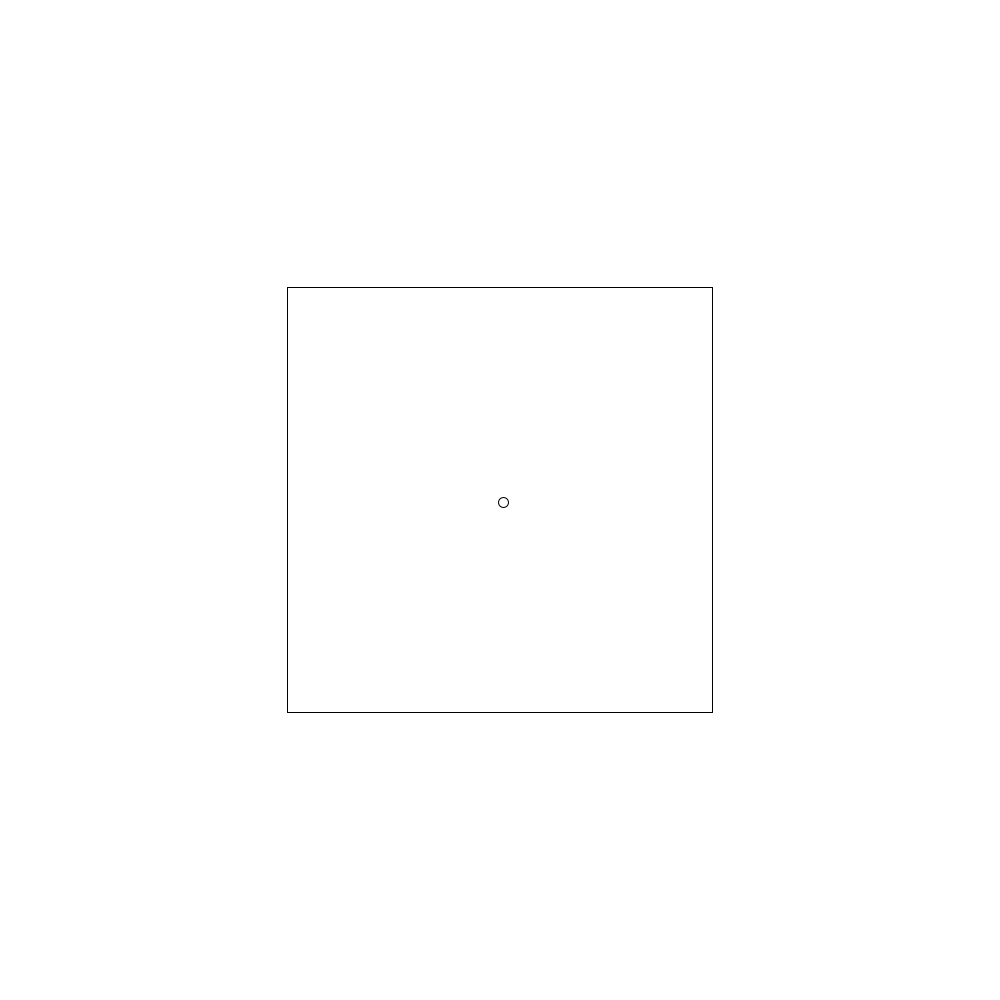
Frame 1 (no input)
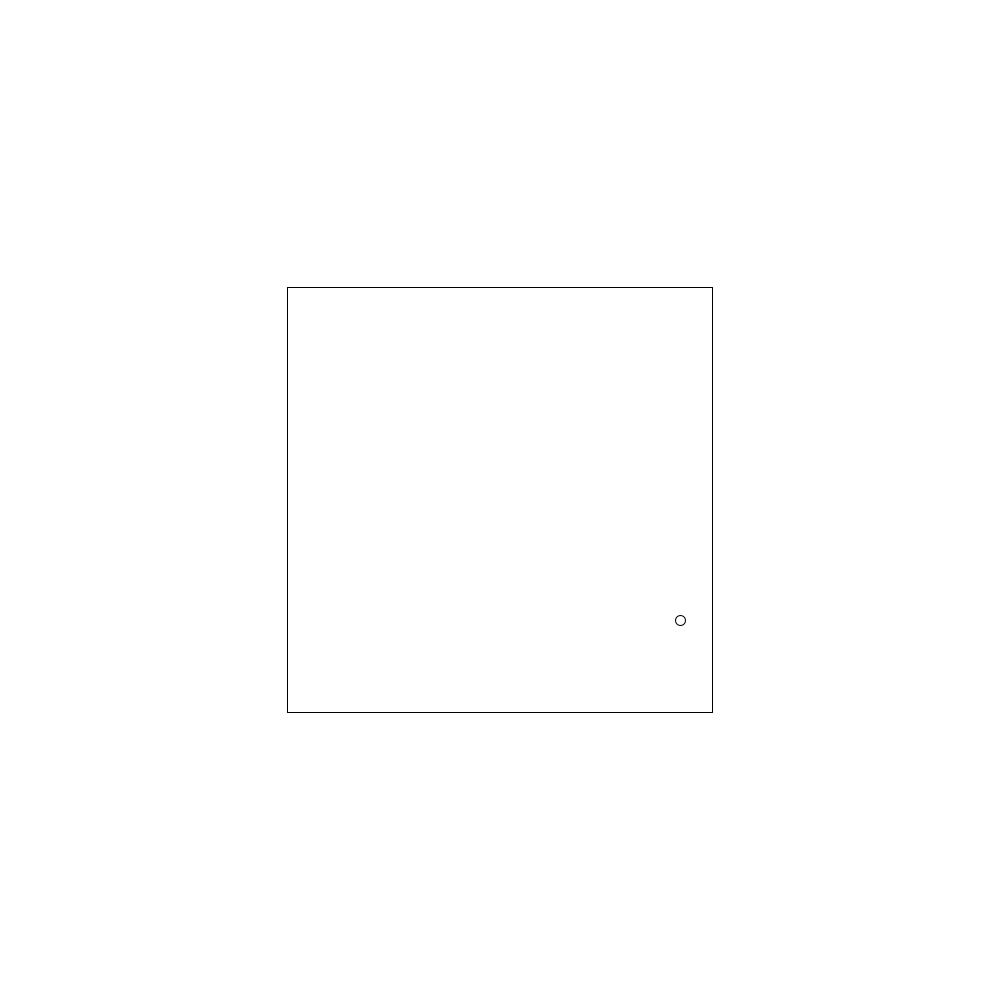
Frame 60 (the mouse pressed at the canvas centre just before this capture)
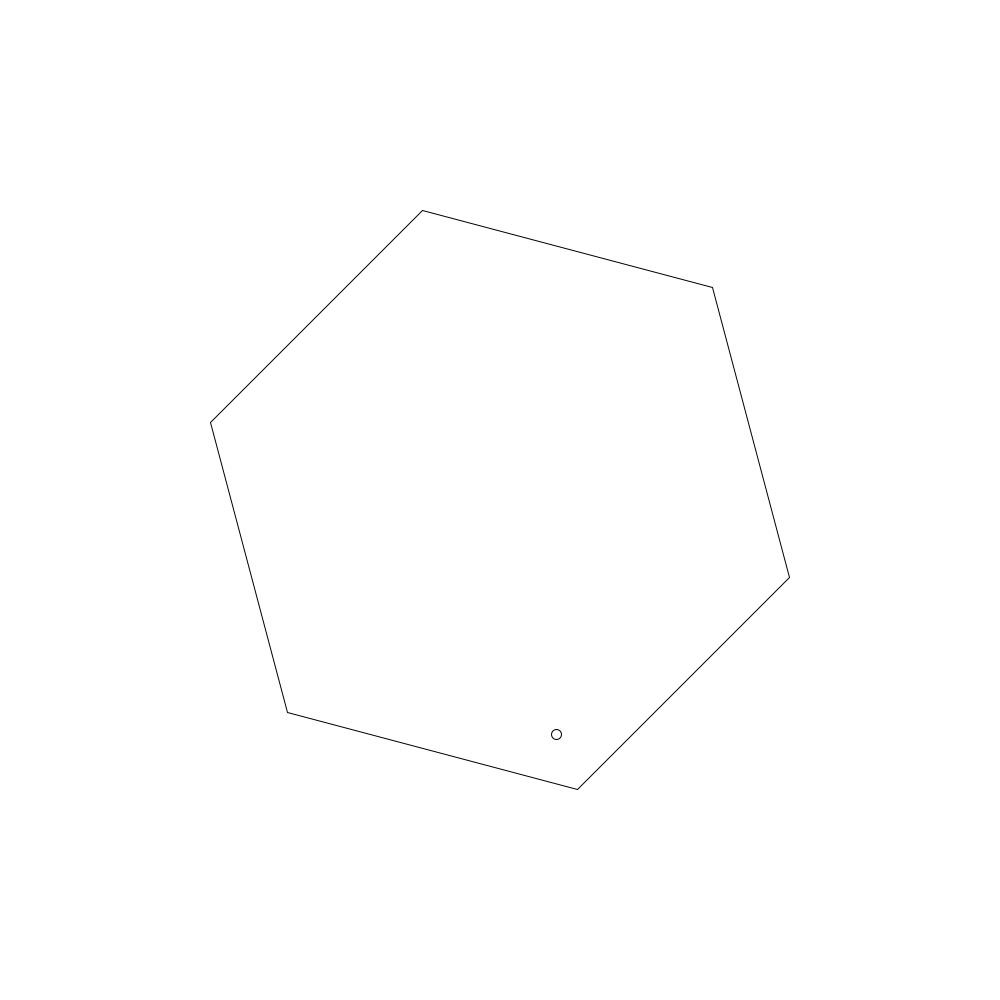
Frame 120 (the mouse held since frame 60 and released just before this capture)

The Processing sketch that drew these frames (run headless with seeded random() and noise(); from frame 60 on, the mouse is pressed at the canvas centre):

// Processing sketch: boucnign_shape
// ── boucnign_shape.pde

  
  void setup()
  
  {
    size(1000, 1000);  
  }


PVector BallPos = new PVector(500, 500);
PVector BallVelocity = new PVector(3,2);
float numOfPoints = 4;    
    
void draw()
{
 
background(255);
BallPos.add(BallVelocity);
circle(BallPos.x,BallPos.y,10);
float angle = radians(360 / numOfPoints);
float currentAngle = radians(-45);

PVector CirclePoint = new PVector(width/2, height/2);
float radius = 300;

PVector firstPoint = null;
PVector previousPoint = null;

for (int i = 0; i < numOfPoints; i++)
{
  float x = CirclePoint.x + radius * cos(currentAngle);
  float y = CirclePoint.y + radius * sin(currentAngle);

  PVector currentPoint = new PVector(x, y);

  // Draw vertex
  //square(currentPoint.x, currentPoint.y, 10);

  // Connect to previous vertex
  if (previousPoint != null)
  {
    line(previousPoint.x, previousPoint.y,
         currentPoint.x, currentPoint.y);
         
            PVector lineVector = new PVector(previousPoint.x-currentPoint.x,previousPoint.y-currentPoint.y);
    PVector PointVector = new PVector(BallPos.x-currentPoint.x,BallPos.y-currentPoint.y);
    float dotProduct =  lineVector.dot(PointVector);
    
    float t = dotProduct / lineVector.dot(lineVector);
    
    PVector ClosestPoint = PVector.add(
        new PVector(currentPoint.x, currentPoint.y),
        new PVector(lineVector.x * t, lineVector.y * t)
    );
   if (PVector.dist(ClosestPoint, BallPos) < 5)
{
    PVector normal = new PVector(-lineVector.y, lineVector.x);
    normal.normalize();

    // Only bounce if moving towards the line
    if (BallVelocity.dot(normal) > 0)
        normal.mult(-1);

    float d = BallVelocity.dot(normal);

    BallVelocity.sub(PVector.mult(normal, 2 * d));

    numOfPoints++;
}
  
  }

  if (firstPoint == null)
  {
    firstPoint = currentPoint.copy();
  }
  
 
  

  previousPoint = currentPoint;
  currentAngle += angle;
  
  
  
}

// Connect last point back to first point
line(previousPoint.x, previousPoint.y,
     firstPoint.x, firstPoint.y);
     
}

void keyPressed() {
  if (key == 'a') {
    numOfPoints++;
  }
}
